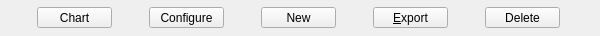
<?xml version="1.0" encoding="UTF-8"?>
<ui version="4.0">
 <class>ReportControl</class>
 <widget class="QWidget" name="ReportControl">
  <property name="geometry">
   <rect>
    <x>0</x>
    <y>0</y>
    <width>600</width>
    <height>36</height>
   </rect>
  </property>
  <layout class="QHBoxLayout">
   <property name="spacing">
    <number>1</number>
   </property>
   <property name="leftMargin">
    <number>1</number>
   </property>
   <property name="topMargin">
    <number>1</number>
   </property>
   <property name="rightMargin">
    <number>1</number>
   </property>
   <property name="bottomMargin">
    <number>1</number>
   </property>
   <item>
    <widget class="QToolButton" name="buttonChart">
     <property name="minimumSize">
      <size>
       <width>75</width>
       <height>0</height>
      </size>
     </property>
     <property name="toolTip">
      <string>Show the chart version of this report</string>
     </property>
     <property name="text">
      <string>Chart</string>
     </property>
    </widget>
   </item>
   <item>
    <widget class="QToolButton" name="buttonConfigure">
     <property name="minimumSize">
      <size>
       <width>75</width>
       <height>0</height>
      </size>
     </property>
     <property name="toolTip">
      <string>Configure this report</string>
     </property>
     <property name="text">
      <string>Configure</string>
     </property>
    </widget>
   </item>
   <item>
    <widget class="QToolButton" name="buttonNew">
     <property name="minimumSize">
      <size>
       <width>75</width>
       <height>0</height>
      </size>
     </property>
     <property name="toolTip">
      <string>Create a new report based on this one</string>
     </property>
     <property name="text">
      <string comment="@action create new report">New</string>
     </property>
    </widget>
   </item>
   <item>
    <widget class="QToolButton" name="buttonExport">
     <property name="minimumSize">
      <size>
       <width>75</width>
       <height>0</height>
      </size>
     </property>
     <property name="toolTip">
      <string>Export this report as an HTML or CSV file</string>
     </property>
     <property name="text">
      <string>&amp;Export</string>
     </property>
    </widget>
   </item>
   <item>
    <widget class="QToolButton" name="buttonDelete">
     <property name="minimumSize">
      <size>
       <width>75</width>
       <height>0</height>
      </size>
     </property>
     <property name="toolTip">
      <string>Permanently delete this report</string>
     </property>
     <property name="text">
      <string>Delete</string>
     </property>
    </widget>
   </item>
  </layout>
 </widget>
 <layoutdefault spacing="6" margin="11"/>
 <resources/>
 <connections/>
</ui>
